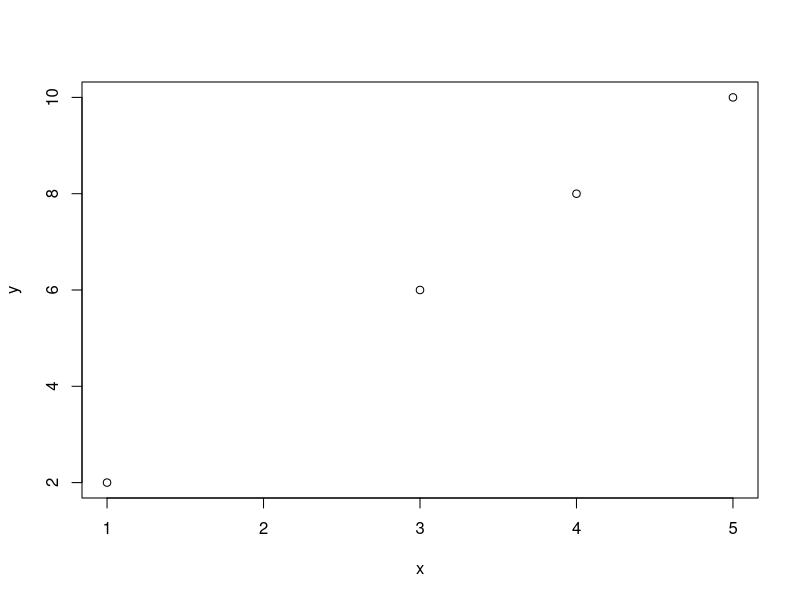

Reproduce this figure in R.
## ---- chunk 1
version$version.string
## ---- chunk 2
print(1 + 1)
print(2 - 2)
## ---- chunk 3
x <- c(1, 3, 4, 5)
y <- c(2, 6, 8, 10)
plot(x, y)
## ---- chunk 4
#| label: hello-chunk
z <- "Hello!"
## ---- chunk 5
# Non-piping
x <- "Hello world!"
x <- paste(x, "Hello Mars!")
print(x)

# Piping
"Hello world!" |> 
  paste("Hello Mars!") |>
  print()
## ---- chunk 6
#| echo: false
#| eval: true
#| output: true
print("The code for this chunk is hidden, but the output is not!")
## ---- chunk 7
print("The code for this chunk is hidden, but the output is not!")
## ---- chunk 8
installed.packages()
## ---- chunk 9
"MY472" %in% installed.packages() # Not a package, so it should return false!
## ---- chunk 10
tidyverse.packages <- c("readr", "stringr", "lubridate", "dplyr",
  "tidyr", "ggplot2")
install.packages(tidyverse.packages)
## ---- chunk 11
installed.packages()["ggplot2", "Version"]
